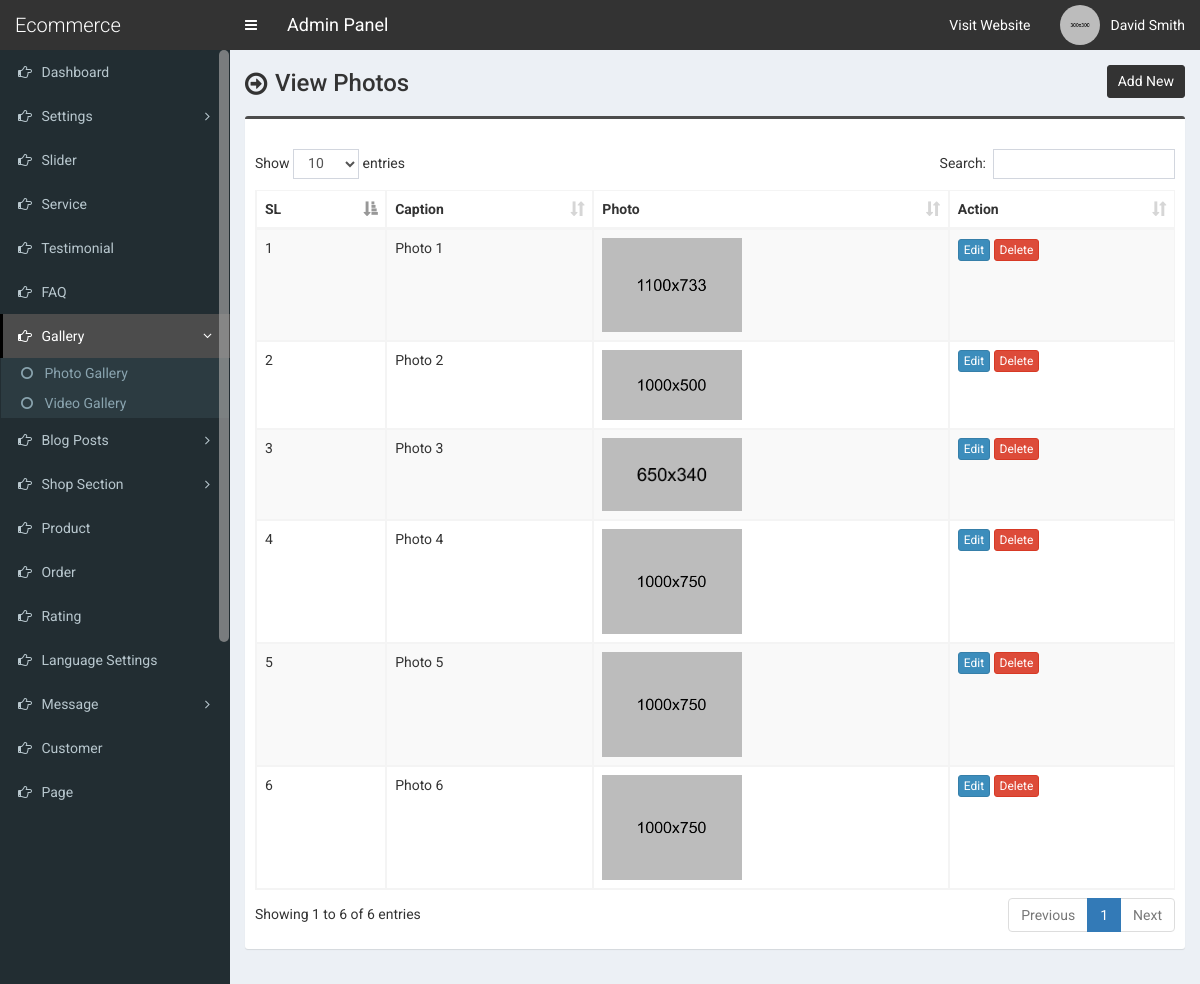
Screenshot of /admin/photo.php (signed in) with the database file from the repository.
### tables this page shows
CREATE TABLE `tbl_photo` (
  `id` int(11) NOT NULL,
  `caption` varchar(255) NOT NULL,
  `photo` varchar(255) NOT NULL
);

### admin/photo.php (the view, shortened to what this page needs)
<?php require_once('header.php'); ?>
<section class="content-header">
	<div class="content-header-left">
		<h1>View Photos</h1>
	</div>
	<div class="content-header-right">
		<a href="photo-add.php" class="btn btn-primary btn-sm">Add New</a>
	</div>
</section>
<section class="content">
  <div class="row">
    <div class="col-md-12">
      <div class="box box-info">
        <div class="box-body table-responsive">
          <table id="example1" class="table table-bordered table-striped">
			<thead>
			    <tr>
			        <th>SL</th>
			        <th>Caption</th>
			        <th>Photo</th>
			        <th>Action</th>
			    </tr>
			</thead>
            <tbody>
            	<?php
            	$i=0;
            	$statement = $pdo->prepare("SELECT * FROM tbl_photo");
            	$statement->execute();
            	$result = $statement->fetchAll(PDO::FETCH_ASSOC);
            	foreach ($result as $row) {
            		$i++;
	            	?>
	                <tr>
	                    <td><?php echo $i; ?></td>
	                    <td><?php echo $row['caption']; ?></td>
	                    <td>
	                    	<img src="../assets/uploads/<?php echo $row['photo']; ?>" width="140">
	                    </td>
	                    <td>
	                        <a href="photo-edit.php?id=<?php echo $row['id']; ?>" class="btn btn-primary btn-xs">Edit</a>
	                        <a href="#" class="btn btn-danger btn-xs" data-href="photo-delete.php?id=<?php echo $row['id']; ?>" data-toggle="modal" data-target="#confirm-delete">Delete</a>
	                    </td>
	                </tr>
	                <?php
            	}
            	?>
            </tbody>
          </table>
        </div>
      </div>
</section>
<?php require_once('footer.php'); ?>

### admin/header.php (shortened to what this page needs)
<!DOCTYPE html>
<html>
<head>
	<link rel="stylesheet" href="<?php echo BASE_URL; ?>css/bootstrap.min.css">
	<link rel="stylesheet" href="<?php echo BASE_URL; ?>css/font-awesome.min.css">
	<link rel="stylesheet" href="<?php echo BASE_URL; ?>css/ionicons.min.css">
	<link rel="stylesheet" href="<?php echo BASE_URL; ?>css/datepicker3.css">
	<link rel="stylesheet" href="<?php echo BASE_URL; ?>css/all.css">
	<link rel="stylesheet" href="<?php echo BASE_URL; ?>css/select2.min.css">
	<link rel="stylesheet" href="<?php echo BASE_URL; ?>css/dataTables.bootstrap.css">
	<link rel="stylesheet" href="<?php echo BASE_URL; ?>css/jquery.fancybox.css">
	<link rel="stylesheet" href="<?php echo BASE_URL; ?>css/AdminLTE.min.css">
	<link rel="stylesheet" href="<?php echo BASE_URL; ?>css/_all-skins.min.css">
	<link rel="stylesheet" href="<?php echo BASE_URL; ?>css/on-off-switch.css"/>
	<link rel="stylesheet" href="<?php echo BASE_URL; ?>css/style.css">
</head>
<body class="hold-transition fixed skin-blue sidebar-mini">
	<div class="wrapper">
		<header class="main-header">
			<a href="index.php" class="logo">
				<span class="logo-lg">Ecommerce</span>
			</a>
			<nav class="navbar navbar-static-top">
				<a href="#" class="sidebar-toggle" data-toggle="offcanvas" role="button">
				</a>
				<span style="float:left;line-height:50px;color:#fff;padding-left:15px;font-size:18px;">Admin Panel</span>
				<div class="navbar-custom-menu">
					<ul class="nav navbar-nav">
						<li>
							<a href="../" target="_blank">Visit Website</a>
						</li>
						<li class="dropdown user user-menu">
							<a href="#" class="dropdown-toggle" data-toggle="dropdown">
								<img src="../assets/uploads/<?php echo $_SESSION['user']['photo']; ?>" class="user-image" alt="User Image">
								<span class="hidden-xs"><?php echo $_SESSION['user']['full_name']; ?></span>
							</a>
						</li>
					</ul>
				</div>
			</nav>
		</header>
  		<?php $cur_page = substr($_SERVER["SCRIPT_NAME"],strrpos($_SERVER["SCRIPT_NAME"],"/")+1); ?>
  		<aside class="main-sidebar">
    		<section class="sidebar">
      			<ul class="sidebar-menu">
			        <li class="treeview <?php if($cur_page == 'index.php') {echo 'active';} ?>">
			          <a href="index.php">
			            <i class="fa fa-hand-o-right"></i> <span>Dashboard</span>
			          </a>
			        </li>
			        <li class="treeview <?php if( ($cur_page == 'setting-logo.php') || ($cur_page == 'setting-favicon.php') || ($cur_page == 'setting-footer.php') || ($cur_page == 'setting-contact.php') || ($cur_page == 'setting-email.php') || ($cur_page == 'setting-post.php') || ($cur_page == 'setting-home.php') || ($cur_page == 'setting-banner.php') || ($cur_page == 'setting-payment.php') || ($cur_page == 'setting-currency.php') || ($cur_page == 'setting-head-body.php') || ($cur_page == 'setting-advertisement.php') || ($cur_page == 'setting-color.php') ) {echo 'active';} ?>">
						<a href="#">
							<i class="fa fa-hand-o-right"></i>
							<span>Settings</span>
							<span class="pull-right-container">
								<i class="fa fa-angle-left pull-right"></i>
							</span>
						</a>
					</li>
			        <li class="treeview <?php if( ($cur_page == 'slider.php') ) {echo 'active';} ?>">
			          <a href="slider.php">
			            <i class="fa fa-hand-o-right"></i> <span>Slider</span>
			          </a>
			        </li>
			        <li class="treeview <?php if( ($cur_page == 'service.php') ) {echo 'active';} ?>">
			          <a href="service.php">
			            <i class="fa fa-hand-o-right"></i> <span>Service</span>
			          </a>
			        </li>
			        <li class="treeview <?php if( ($cur_page == 'testimonial.php') ) {echo 'active';} ?>">
			          <a href="testimonial.php">
			            <i class="fa fa-hand-o-right"></i> <span>Testimonial</span>
			          </a>
			        </li>
			        <li class="treeview <?php if( ($cur_page == 'faq.php') ) {echo 'active';} ?>">
			          <a href="faq.php">
			            <i class="fa fa-hand-o-right"></i> <span>FAQ</span>
			          </a>
			        </li>
			        <li class="treeview <?php if( ($cur_page == 'photo.php') || ($cur_page == 'video.php') ) {echo 'active';} ?>">
						<a href="#">
							<i class="fa fa-hand-o-right"></i>
							<span>Gallery</span>
							<span class="pull-right-container">
								<i class="fa fa-angle-left pull-right"></i>
							</span>
						</a>
						<ul class="treeview-menu">
							<li><a href="photo.php"><i class="fa fa-circle-o"></i> Photo Gallery</a></li>
							<li><a href="video.php"><i class="fa fa-circle-o"></i> Video Gallery</a></li>
						</ul>
					</li>
					<li class="treeview <?php if( ($cur_page == 'post.php') ||($cur_page == 'post-add.php') ||($cur_page == 'post-edit.php') || ($cur_page == 'category.php') || ($cur_page == 'category-add.php') || ($cur_page == 'category-edit.php') ) {echo 'active';} ?>">
						<a href="#">
							<i class="fa fa-hand-o-right"></i>
							<span>Blog Posts</span>
							<span class="pull-right-container">
								<i class="fa fa-angle-left pull-right"></i>
							</span>
						</a>
					</li>
					<li class="treeview <?php if( ($cur_page == 'size.php') || ($cur_page == 'size-add.php') || ($cur_page == 'size-edit.php') || ($cur_page == 'color.php') || ($cur_page == 'color-add.php') || ($cur_page == 'color-edit.php') || ($cur_page == 'country.php') || ($cur_page == 'country-add.php') || ($cur_page == 'country-edit.php') || ($cur_page == 'shipping-cost.php') || ($cur_page == 'shipping-cost-edit.php') || ($cur_page == 'top-category.php') || ($cur_page == 'top-category-add.php') || ($cur_page == 'top-category-edit.php') || ($cur_page == 'mid-category.php') || ($cur_page == 'mid-category-add.php') || ($cur_page == 'mid-category-edit.php') || ($cur_page == 'end-category.php') || ($cur_page == 'end-category-add.php') || ($cur_page == 'end-category-edit.php') ) {echo 'active';} ?>">
						<a href="#">
							<i class="fa fa-hand-o-right"></i>
							<span>Shop Section</span>
							<span class="pull-right-container">
								<i class="fa fa-angle-left pull-right"></i>
							</span>
						</a>
					</li>
					<li class="treeview <?php if( ($cur_page == 'product.php') || ($cur_page == 'product-add.php') || ($cur_page == 'product-edit.php') ) {echo 'active';} ?>">
			          <a href="product.php">
			            <i class="fa fa-hand-o-right"></i> <span>Product</span>
			          </a>
			        </li>
			        <li class="treeview <?php if( ($cur_page == 'order.php') ) {echo 'active';} ?>">
			          <a href="order.php">
			            <i class="fa fa-hand-o-right"></i> <span>Order</span>
			          </a>
			        </li>
			        <li class="treeview <?php if( ($cur_page == 'rating.php') ) {echo 'active';} ?>">
			          <a href="rating.php">
			            <i class="fa fa-hand-o-right"></i> <span>Rating</span>
			          </a>
			        </li>
			        <li class="treeview <?php if( ($cur_page == 'language.php') ) {echo 'active';} ?>">
			          <a href="language.php">
			            <i class="fa fa-hand-o-right"></i> <span>Language Settings</span>
			          </a>
			        </li>
					<li class="treeview <?php if( ($cur_page == 'customer-message.php') ) {echo 'active';} ?>">
						<a href="#">
							<i class="fa fa-hand-o-right"></i>
							<span>Message</span>
							<span class="pull-right-container">
								<i class="fa fa-angle-left pull-right"></i>
							</span>
						</a>
					</li>
					<li class="treeview <?php if( ($cur_page == 'customer.php') || ($cur_page == 'customer-add.php') || ($cur_page == 'customer-edit.php') ) {echo 'active';} ?>">
			          <a href="customer.php">
			            <i class="fa fa-hand-o-right"></i> <span>Customer</span>
			          </a>
			        </li>
			        <li class="treeview <?php if( ($cur_page == 'page.php') ) {echo 'active';} ?>">
			          <a href="page.php">
			            <i class="fa fa-hand-o-right"></i> <span>Page</span>
			          </a>
			        </li>
      			</ul>
    		</section>
  		</aside>
  		<div class="content-wrapper">

### admin/footer.php (shortened to what this page needs)
		</div>
	</div>
</body>
</html>

### admin/css/style.css (style rules this page uses)
body { font-size: 14px; font-family: 'Roboto', sans-serif; }
.navbar-nav>.user-menu .user-image { width: 40px; height: 40px; margin-top: -10px; }
.content-header>h1, .content-header .content-header-left h1 { font-family: 'Roboto', sans-serif; }
.main-header .logo { text-align: left; }
.main-header .logo .logo-lg { font-family: 'Roboto', sans-serif; }
.box-info { padding-top: 20px; }
.sidebar-menu li.active>a>.pull-right-container>.fa-angle-left { -webkit-transform: rotate(90deg); -ms-transform: rotate(90deg); -o-transform: rotate(90deg); transform: rotate(90deg); }
.sidebar-menu li>a>.pull-right-container>.fa-angle-left:before { content: "\f105"; }
.content-header { overflow: hidden; }
.content-header .content-header-left { float: left; padding-top: 5px; }
.content-header .content-header-right { float: right; }
.content-header .content-header-left h1 { margin-top: 0; margin-bottom: 0; padding-left: 30px; padding-bottom: 5px; font-size: 24px; position: relative; }
.content-header .content-header-left h1:before { position: absolute; top: 0; left: 0; font-family: 'FontAwesome', sans-serif; font-size: 26px; content: '\f18e'; }
.content-header .content-header-right a { position: relative; font-size: 14px; }
.skin-blue .sidebar-menu>li:hover>a, .skin-blue .sidebar-menu>li.active>a { color: #fff; background: #3c8dbc; border-left-color: #3c8dbc; }
.skin-blue .main-header .logo, .skin-blue .main-header .logo:hover, .skin-blue .main-header .navbar, .skin-blue .main-header .navbar .sidebar-toggle:hover { background-color: #333333; }
.skin-blue .sidebar-menu>li:hover>a, .skin-blue .sidebar-menu>li.active>a { background-color: #4c4c4c; border-left-color: #000000; }
.box.box-info { border-top-color: #4c4c4c; }
.content-header .content-header-right a { background-color: #333333; border-color: #333333; }
.sidebar-menu .treeview-menu>li>a { font-size: 14px; }

### rows the page displays
tbl_photo: caption "Photo 1", photo (picture)
tbl_photo: caption "Photo 2", photo (picture)
tbl_photo: caption "Photo 3", photo (picture)
tbl_photo: caption "Photo 4", photo (picture)
tbl_photo: caption "Photo 5", photo (picture)
tbl_photo: caption "Photo 6", photo (picture)

### other values shown
$_SESSION['user']['full_name'] "David Smith"
